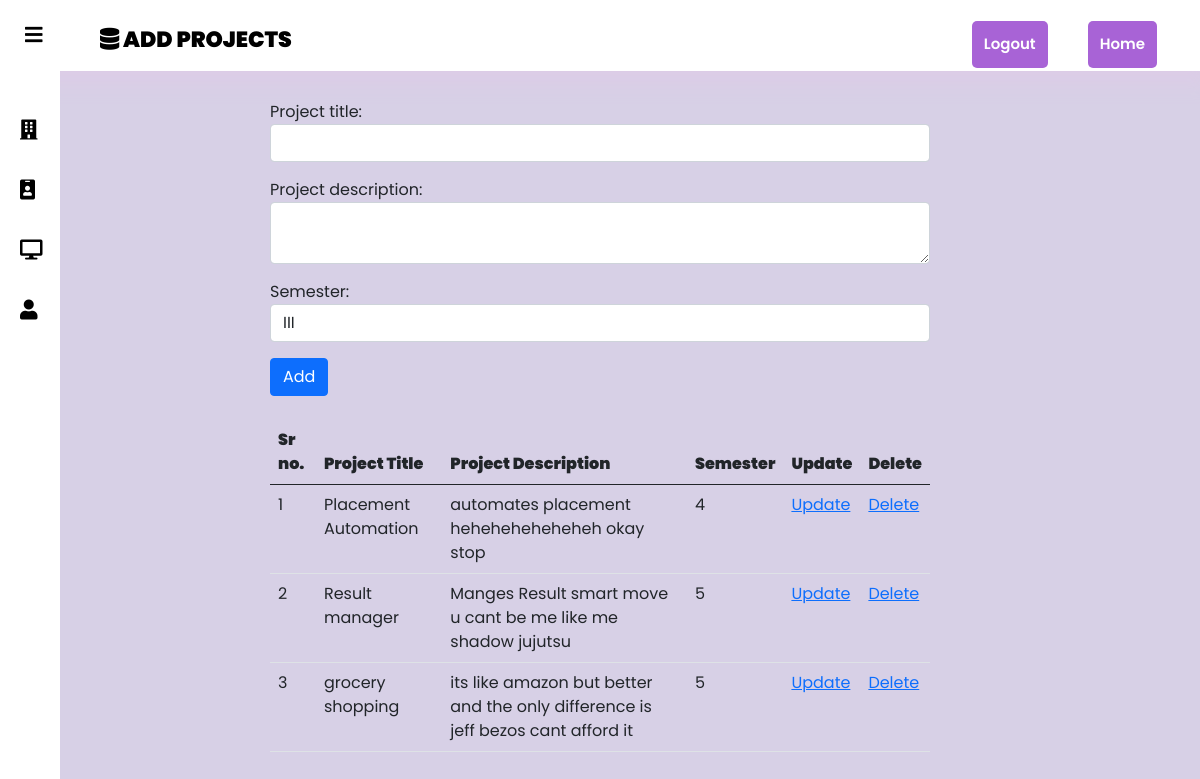
The page /student/project/ (signed in) on the database its author committed.
### student/models.py (models this page shows, shortened)
class ProjectList(models.Model):
    user=models.ForeignKey(get_user_model(),on_delete=models.CASCADE)
    project_title=models.CharField(max_length=200)
    project_description=models.TextField()
    semester=models.CharField(max_length=3, choices=semester_choice,default='3')

### student/views.py (the view)
# urls.py: path('project/',AddProjectView.as_view(),name="add-project"),
class AddProjectView(CreateView):
    model=ProjectList
    form_class=ProjectForm
    template_name='student/add_project.html'
    def get_context_data(self,*args,**kwargs):
        project_list=ProjectList.objects.filter(user=self.request.user)
        context=super(AddProjectView,self).get_context_data(*args,**kwargs)
        context['project_list']=project_list
        return context

### student/forms.py
class ProjectForm(forms.ModelForm):
    class Meta:
        model=ProjectList
        fields=('user','project_title','project_description','semester')
        widgets={
            'user': forms.TextInput(attrs={'value':' ','id':'user-box-project','type':'hidden','class':'form-control'}),
            'project_title': forms.TextInput(attrs={'class':'form-control'}),
            'project_description': forms.Textarea(attrs={'rows':2,'class':'form-control'}),
            'semester': forms.Select(attrs={'class':'form-control'}),
        }

### student/templates/student/add_project.html (shortened to what this page needs)
{% extends 'student/basic.html' %}
{%block name%}
Add Projects
{%endblock%}
{%block display%}
    {%if request.user.is_authenticated and request.user.user_type == "student"  %}
    <div class="sidebar" style="z-index:1">
        <a href="{% url 'job-list-view' %}"><i class="fa fa-building" aria-hidden="true"></i><span>Jobs</span></a>
        <a href="{% url 'edit-resume' request.user.studentresume.id%}"><i class="fa fa-id-badge" aria-hidden="true"></i><span>Resume</span></a>
        <a id="active-link" href="#"><i class="fas fa-desktop"></i><span>Forum</span></a>
        <a href="{% url 'student-profile' request.user.id %}"><i class="fa fa-user" aria-hidden="true"></i><span>Profile</span></a>
        </div>
        <div style="padding: 100px 270px;">
            <div class="form-group">
                <form method="POST">
                    {{form.as_p}}
                    <button class="btn btn-primary" >Add</button>
                </form>
            </div>
            {% if project_list%}
            <br>
            <table class="table ">
                <thead>
                    <tr>
                        <th scope="col"><b>Sr no.</b></th>
                        <th scope="col"><b>Project Title</b></th>
                        <th scope="col"><b>Project Description</b></th>
                        <th scope="col"><b>Semester</b></th>
                        <th scope="col"><b>Update</b></th>
                        <th scope="col"><b>Delete</b></th>
                    </tr>
                </thead>
                <tbody>
                {% for project in project_list %}
                    <tr>
                        <td>{{forloop.counter}}</td>
                        <td>{{project.project_title}}</td>
                        <td>{{project.project_description}}</td>
                        <td>{{project.semester}}</td>
                        <td><a href="{% url 'edit-project' project.id %}">Update</a></td>
                        <td><a href="{% url 'delete-project' project.id %}">Delete</a></td>
                    </tr>
                {%endfor%}
                </tbody>
            </table>
            {%endif%}
        </div>
    {%else%}
    <div style="padding: 100px; font-size:larger;" >
        <h2>This Page Isnt Available</h2>
        <p>The requested URL was not found on the server. If you entered the URL manually please check your spelling and try again.</p>
    </div>
    {%endif%}
{%endblock%}

### static/student/css/student.css (style rules this page uses)
body { margin: 0; padding: 0; font-family: 'Poppins', sans-serif; background: #d7d0e6; }
.sidebar { background: #fff; margin-top: 70px; padding-top: 30px; position: fixed; left: 0; width: 250px; height: 100%; transition: 0.5s; transition-property: left; }
.sidebar a { color: #000; display: block; width: 100%; line-height: 60px; text-decoration: none; padding-left: 40px; box-sizing: border-box; transition: 0.5s; transition-property: background; }
.sidebar i { padding-right: 10px; }
#check:checked ~ .sidebar { left: -190px; }
#check:checked ~ .sidebar a { font-size: 20px; margin-left: 170px; width: 80px; }

### rows shown on the page
ProjectList: project_title "Placement Automation", project_description "automates placement heheheheheheheh okay stop", semester "4"
ProjectList: project_title "Result manager", project_description "Manges Result smart move u cant be me like me shadow jujutsu", semester "5"
ProjectList: project_title "grocery shopping", project_description "its like amazon but better and the only difference is jeff bezos cant afford it", semester "5"
